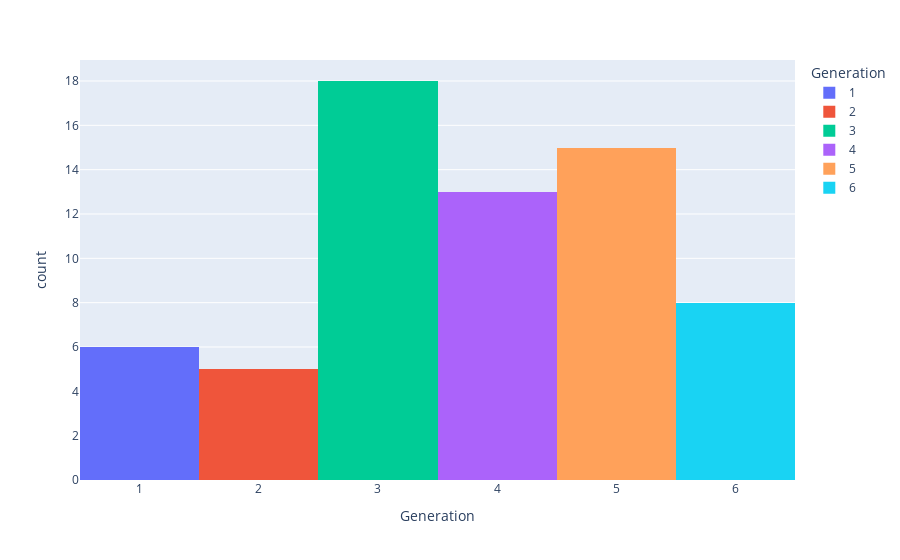

Notebook code for this chart:
### Markdown cell above
Flying is the highest type 2 for legendary which is the same as normal pokemon.

### Code cell
fig = px.histogram(Legendary, x="Generation", color='Generation', nbins=10)
fig.show()

### Figure 1 — Plotly figure (JSON) as saved in the notebook; plotly's stock layout.template omitted (floating-point values rounded to 4 significant figures)
{"data": [{"alignmentgroup": "True", "bingroup": "x", "hovertemplate": "Generation=%{x}<br>count=%{y}<extra></extra>", "legendgroup": "1", "marker": {"color": "#636efa", "pattern": {"shape": ""}}, "name": "1", "nbinsx": 10, "offsetgroup": "1", "orientation": "v", "showlegend": true, "type": "histogram", "x": [1, 1, 1, 1, 1, 1], "xaxis": "x", "yaxis": "y"}, {"alignmentgroup": "True", "bingroup": "x", "hovertemplate": "Generation=%{x}<br>count=%{y}<extra></extra>", "legendgroup": "2", "marker": {"color": "#EF553B", "pattern": {"shape": ""}}, "name": "2", "nbinsx": 10, "offsetgroup": "2", "orientation": "v", "showlegend": true, "type": "histogram", "x": [2, 2, 2, 2, 2], "xaxis": "x", "yaxis": "y"}, {"alignmentgroup": "True", "bingroup": "x", "hovertemplate": "Generation=%{x}<br>count=%{y}<extra></extra>", "legendgroup": "3", "marker": {"color": "#00cc96", "pattern": {"shape": ""}}, "name": "3", "nbinsx": 10, "offsetgroup": "3", "orientation": "v", "showlegend": true, "type": "histogram", "x": [3, 3, 3, 3, 3, 3, 3, 3, 3, 3, 3, 3, 3, 3, 3, 3, 3, 3], "xaxis": "x", "yaxis": "y"}, {"alignmentgroup": "True", "bingroup": "x", "hovertemplate": "Generation=%{x}<br>count=%{y}<extra></extra>", "legendgroup": "4", "marker": {"color": "#ab63fa", "pattern": {"shape": ""}}, "name": "4", "nbinsx": 10, "offsetgroup": "4", "orientation": "v", "showlegend": true, "type": "histogram", "x": [4, 4, 4, 4, 4, 4, 4, 4, 4, 4, 4, 4, 4], "xaxis": "x", "yaxis": "y"}, {"alignmentgroup": "True", "bingroup": "x", "hovertemplate": "Generation=%{x}<br>count=%{y}<extra></extra>", "legendgroup": "5", "marker": {"color": "#FFA15A", "pattern": {"shape": ""}}, "name": "5", "nbinsx": 10, "offsetgroup": "5", "orientation": "v", "showlegend": true, "type": "histogram", "x": [5, 5, 5, 5, 5, 5, 5, 5, 5, 5, 5, 5, 5, 5, 5], "xaxis": "x", "yaxis": "y"}, {"alignmentgroup": "True", "bingroup": "x", "hovertemplate": "Generation=%{x}<br>count=%{y}<extra></extra>", "legendgroup": "6", "marker": {"color": "#19d3f3", "pattern": {"shape": ""}}, "name": "6", "nbinsx": 10, "offsetgroup": "6", "orientation": "v", "showlegend": true, "type": "histogram", "x": [6, 6, 6, 6, 6, 6, 6, 6], "xaxis": "x", "yaxis": "y"}], "layout": {"barmode": "relative", "legend": {"title": {"text": "Generation"}, "tracegroupgap": 0}, "margin": {"t": 60}, "xaxis": {"anchor": "y", "categoryarray": [1, 2, 3, 4, 5, 6], "categoryorder": "array", "domain": [0, 1], "title": {"text": "Generation"}}, "yaxis": {"anchor": "x", "domain": [0, 1], "title": {"text": "count"}}}}
